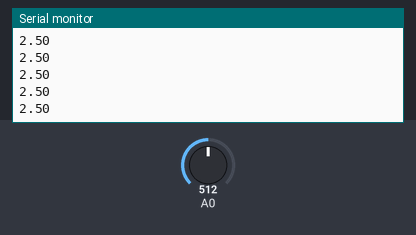
A sketch run on a simulated Arduino Uno, built with avr-gcc and run on an emulated ATmega328P. On the bench: the last lines printed to the serial monitor. The inputs (shaded band) are chosen by the test bench; at power-on: A0 = 512.

Above: at 1.2 s.
1.3 s: A0 set to 716
At 2.4 s:
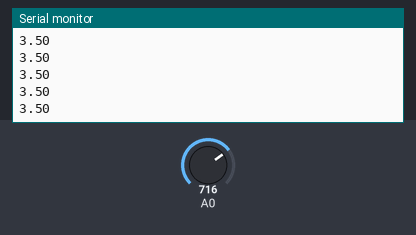
2.8 s: A0 set to 900
At 3.7 s:
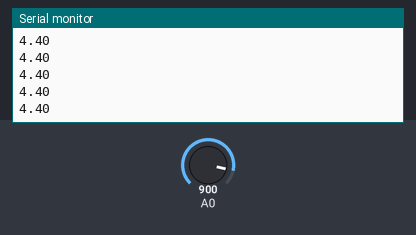
Timing chart, 0 to 5.8 s (numbered marks = the images above; inputs shaded):
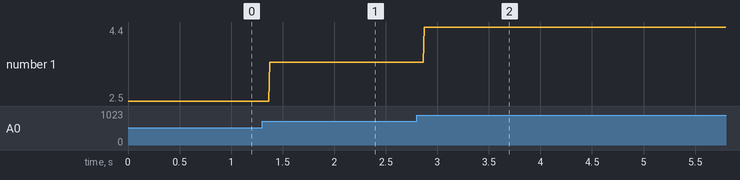

The sketch:

Mod1.ino
```cpp
void setup() {
  Serial.begin(9600);
}

void loop() {
int valeur = analogRead(A0); //On implémente les valeurs reçu part le pin A0 dans la variable valeur
float tension=valeur * (5.0/1023.0); //opération pour changer l'échelle (avoir une tension lisible)

Serial.println(tension); //on écrit ce que reçoit A0 en Volt

}
```

Measured:
- after the input at 1.3 s, the serial monitor: prints a new line after 0.07 s (image 1)
- after the input at 2.8 s, the serial monitor: prints a new line after 0.07 s (image 2)
- plotted number 1: 2.5 → 3.5 after the input at 1.3 s, 3.5 → 4.4 after the input at 2.8 s
